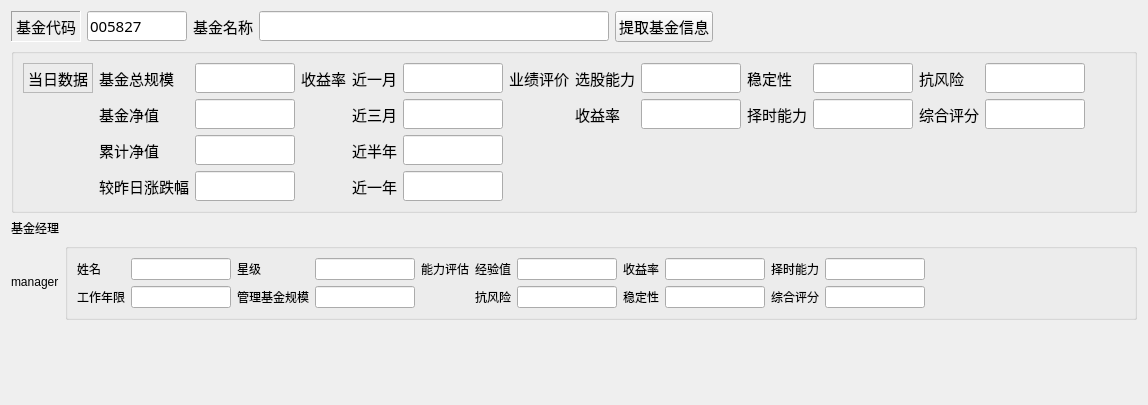
              <widget class="QWidget" name="tab_7">
               <attribute name="title">
                <string>基本信息</string>
               </attribute>
               <layout class="QVBoxLayout" name="verticalLayout_7">
                <item>
                 <layout class="QHBoxLayout" name="horizontalLayout_3">
                  <item>
                   <widget class="QLabel" name="label_17">
                    <property name="font">
                     <font>
                      <family>KaiTi</family>
                      <pointsize>11</pointsize>
                     </font>
                    </property>
                    <property name="frameShape">
                     <enum>QFrame::Panel</enum>
                    </property>
                    <property name="frameShadow">
                     <enum>QFrame::Sunken</enum>
                    </property>
                    <property name="text">
                     <string>基金代码</string>
                    </property>
                   </widget>
                  </item>
                  <item>
                   <widget class="QLineEdit" name="lineEdit_fund_code">
                    <property name="maximumSize">
                     <size>
                      <width>100</width>
                      <height>16777215</height>
                     </size>
                    </property>
                    <property name="font">
                     <font>
                      <family>KaiTi</family>
                      <pointsize>11</pointsize>
                     </font>
                    </property>
                    <property name="text">
                     <string>005827</string>
                    </property>
                   </widget>
                  </item>
                  <item>
                   <widget class="QLabel" name="label_26">
                    <property name="font">
                     <font>
                      <family>KaiTi</family>
                      <pointsize>11</pointsize>
                     </font>
                    </property>
                    <property name="text">
                     <string>基金名称</string>
                    </property>
                   </widget>
                  </item>
                  <item>
                   <widget class="QLineEdit" name="lineEdit_fund_name">
                    <property name="maximumSize">
                     <size>
                      <width>350</width>
                      <height>16777215</height>
                     </size>
                    </property>
                    <property name="font">
                     <font>
                      <family>KaiTi</family>
                      <pointsize>11</pointsize>
                     </font>
                    </property>
                   </widget>
                  </item>
                  <item>
                   <widget class="QPushButton" name="pushButton_extract_3">
                    <property name="font">
                     <font>
                      <family>KaiTi</family>
                      <pointsize>11</pointsize>
                     </font>
                    </property>
                    <property name="text">
                     <string>提取基金信息</string>
                    </property>
                   </widget>
                  </item>
                  <item>
                   <spacer name="horizontalSpacer_2">
                    <property name="font">
                     <font>
                      <family>KaiTi</family>
                      <pointsize>11</pointsize>
                     </font>
                    </property>
                    <property name="orientation">
                     <enum>Qt::Horizontal</enum>
                    </property>
                    <property name="sizeHint" stdset="0">
                     <size>
                      <width>40</width>
                      <height>20</height>
                     </size>
                    </property>
                   </spacer>
                  </item>
                 </layout>
                </item>
                <item>
                 <widget class="QGroupBox" name="groupBox">
                  <layout class="QGridLayout" name="gridLayout">
                   <item row="1" column="8">
                    <widget class="QLineEdit" name="lineEdit_select_stock">
                     <property name="maximumSize">
                      <size>
                       <width>100</width>
                       <height>16777215</height>
                      </size>
                     </property>
                     <property name="font">
                      <font>
                       <family>KaiTi</family>
                       <pointsize>11</pointsize>
                      </font>
                     </property>
                    </widget>
                   </item>
                   <item row="2" column="7">
                    <widget class="QLabel" name="label_34">
                     <property name="font">
                      <font>
                       <family>KaiTi</family>
                       <pointsize>11</pointsize>
                      </font>
                     </property>
                     <property name="text">
                      <string>收益率</string>
                     </property>
                    </widget>
                   </item>
                   <item row="1" column="7">
                    <widget class="QLabel" name="label_39">
                     <property name="font">
                      <font>
                       <family>KaiTi</family>
                       <pointsize>11</pointsize>
                      </font>
                     </property>
                     <property name="text">
                      <string>选股能力</string>
                     </property>
                    </widget>
                   </item>
                   <item row="4" column="2">
                    <widget class="QLineEdit" name="lineEdit_fund_change">
                     <property name="maximumSize">
                      <size>
                       <width>100</width>
                       <height>16777215</height>
                      </size>
                     </property>
                     <property name="font">
                      <font>
                       <family>KaiTi</family>
                       <pointsize>11</pointsize>
                      </font>
                     </property>
                    </widget>
                   </item>
                   <item row="1" column="4">
                    <widget class="QLabel" name="label_29">
                     <property name="font">
                      <font>
                       <family>KaiTi</family>
                       <pointsize>11</pointsize>
                      </font>
                     </property>
                     <property name="text">
                      <string>近一月</string>
                     </property>
                    </widget>
                   </item>
                   <item row="2" column="5">
                    <widget class="QLineEdit" name="lineEdit_profit_three_month">
                     <property name="maximumSize">
                      <size>
                       <width>100</width>
                       <height>16777215</height>
                      </size>
                     </property>
                     <property name="font">
                      <font>
                       <family>KaiTi</family>
                       <pointsize>11</pointsize>
                      </font>
                     </property>
                    </widget>
                   </item>
                   <item row="1" column="0">
                    <widget class="QLabel" name="label_18">
                     <property name="font">
                      <font>
                       <family>KaiTi</family>
                       <pointsize>11</pointsize>
                      </font>
                     </property>
                     <property name="frameShape">
                      <enum>QFrame::StyledPanel</enum>
                     </property>
                     <property name="text">
                      <string>当日数据</string>
                     </property>
                    </widget>
                   </item>
                   <item row="3" column="4">
                    <widget class="QLabel" name="label_31">
                     <property name="font">
                      <font>
                       <family>KaiTi</family>
                       <pointsize>11</pointsize>
                      </font>
                     </property>
                     <property name="text">
                      <string>近半年</string>
                     </property>
                    </widget>
                   </item>
                   <item row="4" column="1">
                    <widget class="QLabel" name="label_21">
                     <property name="font">
                      <font>
                       <family>KaiTi</family>
                       <pointsize>11</pointsize>
                      </font>
                     </property>
                     <property name="text">
                      <string>较昨日涨跌幅</string>
                     </property>
                    </widget>
                   </item>
                   <item row="1" column="2">
                    <widget class="QLineEdit" name="lineEdit_fund_total">
                     <property name="maximumSize">
                      <size>
                       <width>100</width>
                       <height>16777215</height>
                      </size>
                     </property>
                     <property name="font">
                      <font>
                       <family>KaiTi</family>
                       <pointsize>11</pointsize>
                      </font>
                     </property>
                    </widget>
                   </item>
                   <item row="1" column="6">
                    <widget class="QLabel" name="label_33">
                     <property name="font">
                      <font>
                       <family>KaiTi</family>
                       <pointsize>11</pointsize>
                      </font>
                     </property>
                     <property name="text">
                      <string>业绩评价</string>
                     </property>
                    </widget>
                   </item>
                   <item row="3" column="2">
                    <widget class="QLineEdit" name="lineEdit_fund_accumulate_wealth">
                     <property name="maximumSize">
                      <size>
                       <width>100</width>
                       <height>16777215</height>
                      </size>
                     </property>
                     <property name="font">
                      <font>
                       <family>KaiTi</family>
                       <pointsize>11</pointsize>
                      </font>
                     </property>
                    </widget>
                   </item>
                   <item row="4" column="4">
                    <widget class="QLabel" name="label_32">
                     <property name="font">
                      <font>
                       <family>KaiTi</family>
                       <pointsize>11</pointsize>
                      </font>
                     </property>
                     <property name="text">
                      <string>近一年</string>
                     </property>
                    </widget>
                   </item>
                   <item row="1" column="9">
                    <widget class="QLabel" name="label_36">
                     <property name="font">
                      <font>
                       <family>KaiTi</family>
                       <pointsize>11</pointsize>
                      </font>
                     </property>
                     <property name="text">
                      <string>稳定性</string>
                     </property>
                    </widget>
                   </item>
                   <item row="1" column="3">
                    <widget class="QLabel" name="label_28">
                     <property name="font">
                      <font>
                       <family>KaiTi</family>
                       <pointsize>11</pointsize>
                      </font>
                     </property>
                     <property name="text">
                      <string>收益率</string>
                     </property>
                    </widget>
                   </item>
                   <item row="1" column="1">
                    <widget class="QLabel" name="label_22">
                     <property name="font">
                      <font>
                       <family>KaiTi</family>
                       <pointsize>11</pointsize>
                      </font>
                     </property>
                     <property name="text">
                      <string>基金总规模</string>
                     </property>
                    </widget>
                   </item>
                   <item row="2" column="8">
                    <widget class="QLineEdit" name="lineEdit_profit">
                     <property name="maximumSize">
                      <size>
                       <width>100</width>
                       <height>16777215</height>
                      </size>
                     </property>
                     <property name="font">
                      <font>
                       <family>KaiTi</family>
                       <pointsize>11</pointsize>
                      </font>
                     </property>
                    </widget>
                   </item>
                   <item row="3" column="5">
                    <widget class="QLineEdit" name="lineEdit_profit_half_year">
                     <property name="maximumSize">
                      <size>
                       <width>100</width>
                       <height>16777215</height>
                      </size>
                     </property>
                     <property name="font">
                      <font>
                       <family>KaiTi</family>
                       <pointsize>11</pointsize>
                      </font>
                     </property>
                    </widget>
                   </item>
                   <item row="2" column="10">
                    <widget class="QLineEdit" name="lineEdit_timing">
                     <property name="maximumSize">
                      <size>
                       <width>100</width>
                       <height>16777215</height>
                      </size>
                     </property>
                     <property name="font">
                      <font>
                       <family>KaiTi</family>
                       <pointsize>11</pointsize>
                      </font>
                     </property>
                    </widget>
                   </item>
                   <item row="2" column="1">
                    <widget class="QLabel" name="label_19">
                     <property name="font">
                      <font>
                       <family>KaiTi</family>
                       <pointsize>11</pointsize>
                      </font>
                     </property>
                     <property name="text">
                      <string>基金净值</string>
                     </property>
                    </widget>
                   </item>
                   <item row="2" column="4">
                    <widget class="QLabel" name="label_30">
                     <property name="font">
                      <font>
                       <family>KaiTi</family>
                       <pointsize>11</pointsize>
                      </font>
                     </property>
                     <property name="text">
                      <string>近三月</string>
                     </property>
                    </widget>
                   </item>
                   <item row="2" column="9">
                    <widget class="QLabel" name="label_37">
                     <property name="font">
                      <font>
                       <family>KaiTi</family>
                       <pointsize>11</pointsize>
                      </font>
                     </property>
                     <property name="text">
                      <string>择时能力</string>
                     </property>
                    </widget>
                   </item>
                   <item row="1" column="5">
                    <widget class="QLineEdit" name="lineEdit_profit_one_month">
                     <property name="maximumSize">
                      <size>
                       <width>100</width>
                       <height>16777215</height>
                      </size>
                     </property>
                     <property name="font">
                      <font>
                       <family>KaiTi</family>
                       <pointsize>11</pointsize>
                      </font>
                     </property>
                    </widget>
                   </item>
                   <item row="2" column="13">
                    <spacer name="horizontalSpacer_3">
                     <property name="font">
                      <font>
                       <family>KaiTi</family>
                       <pointsize>11</pointsize>
                      </font>
                     </property>
                     <property name="orientation">
                      <enum>Qt::Horizontal</enum>
                     </property>
                     <property name="sizeHint" stdset="0">
                      <size>
                       <width>40</width>
                       <height>20</height>
                      </size>
                     </property>
                    </spacer>
                   </item>
                   <item row="4" column="5">
                    <widget class="QLineEdit" name="lineEdit_profit_one_year">
                     <property name="maximumSize">
                      <size>
                       <width>100</width>
                       <height>16777215</height>
                      </size>
                     </property>
                     <property name="font">
                      <font>
                       <family>KaiTi</family>
                       <pointsize>11</pointsize>
                      </font>
                     </property>
                    </widget>
                   </item>
                   <item row="3" column="1">
                    <widget class="QLabel" name="label_20">
                     <property name="font">
                      <font>
                       <family>KaiTi</family>
                       <pointsize>11</pointsize>
                      </font>
                     </property>
                     <property name="text">
                      <string>累计净值</string>
                     </property>
                    </widget>
                   </item>
                   <item row="1" column="10">
                    <widget class="QLineEdit" name="lineEdit_stability">
                     <property name="maximumSize">
                      <size>
                       <width>100</width>
                       <height>16777215</height>
                      </size>
                     </property>
                     <property name="font">
                      <font>
                       <family>KaiTi</family>
                       <pointsize>11</pointsize>
                      </font>
                     </property>
                    </widget>
                   </item>
                   <item row="2" column="2">
                    <widget class="QLineEdit" name="lineEdit_fund_net_wealth">
                     <property name="maximumSize">
                      <size>
                       <width>100</width>
                       <height>16777215</height>
                      </size>
                     </property>
                     <property name="font">
                      <font>
                       <family>KaiTi</family>
                       <pointsize>11</pointsize>
                      </font>
                     </property>
                    </widget>
                   </item>
                   <item row="1" column="11">
                    <widget class="QLabel" name="label_35">
                     <property name="font">
                      <font>
                       <family>KaiTi</family>
                       <pointsize>11</pointsize>
                      </font>
                     </property>
                     <property name="text">
                      <string>抗风险</string>
                     </property>
                    </widget>
                   </item>
                   <item row="1" column="12">
                    <widget class="QLineEdit" name="lineEdit_risk_resistance">
                     <property name="maximumSize">
                      <size>
                       <width>100</width>
                       <height>16777215</height>
                      </size>
                     </property>
                     <property name="font">
                      <font>
                       <family>KaiTi</family>
                       <pointsize>11</pointsize>
                      </font>
                     </property>
                    </widget>
                   </item>
                   <item row="2" column="11">
                    <widget class="QLabel" name="label_38">
                     <property name="font">
                      <font>
                       <family>KaiTi</family>
                       <pointsize>11</pointsize>
                      </font>
                     </property>
                     <property name="text">
                      <string>综合评分</string>
                     </property>
                    </widget>
                   </item>
                   <item row="2" column="12">
                    <widget class="QLineEdit" name="lineEdit_avg">
                     <property name="maximumSize">
                      <size>
                       <width>100</width>
                       <height>16777215</height>
                      </size>
                     </property>
                     <property name="font">
                      <font>
                       <family>KaiTi</family>
                       <pointsize>11</pointsize>
                      </font>
                     </property>
                    </widget>
                   </item>
                  </layout>
                 </widget>
                </item>
                <item>
                 <widget class="QLabel" name="label_27">
                  <property name="text">
                   <string>基金经理</string>
                  </property>
                 </widget>
                </item>
                <item>
                 <layout class="QHBoxLayout" name="horizontalLayout_7">
                  <item>
                   <layout class="QVBoxLayout" name="verticalLayout_4">
                    <item>
                     <widget class="QLabel" name="label_manager">
                      <property name="sizePolicy">
                       <sizepolicy hsizetype="Fixed" vsizetype="Fixed">
                        <horstretch>0</horstretch>
                        <verstretch>0</verstretch>
                       </sizepolicy>
                      </property>
                      <property name="minimumSize">
                       <size>
                        <width>0</width>
                        <height>0</height>
                       </size>
                      </property>
                      <property name="maximumSize">
                       <size>
                        <width>100</width>
                        <height>100</height>
                       </size>
                      </property>
                      <property name="text">
                       <string>manager</string>
                      </property>
                     </widget>
                    </item>
                   </layout>
                  </item>
                  <item>
                   <widget class="QGroupBox" name="groupBox">
                    <layout class="QGridLayout" name="gridLayout_2">
                     <item row="0" column="6">
                      <widget class="QLineEdit" name="lineEdit_fund_manager_experience">
                       <property name="maximumSize">
                        <size>
                         <width>100</width>
                         <height>16777215</height>
                        </size>
                       </property>
                      </widget>
                     </item>
                     <item row="0" column="5">
                      <widget class="QLabel" name="label_45">
                       <property name="text">
                        <string>经验值</string>
                       </property>
                      </widget>
                     </item>
                     <item row="1" column="5">
                      <widget class="QLabel" name="label_46">
                       <property name="text">
                        <string>抗风险</string>
                       </property>
                      </widget>
                     </item>
                     <item row="1" column="8">
                      <widget class="QLineEdit" name="lineEdit_fund_manager_stability">
                       <property name="maximumSize">
                        <size>
                         <width>100</width>
                         <height>16777215</height>
                        </size>
                       </property>
                      </widget>
                     </item>
                     <item row="1" column="6">
                      <widget class="QLineEdit" name="lineEdit_fund_manager_risk_resistance">
                       <property name="maximumSize">
                        <size>
                         <width>100</width>
                         <height>16777215</height>
                        </size>
                       </property>
                      </widget>
                     </item>
                     <item row="0" column="7">
                      <widget class="QLabel" name="label_47">
                       <property name="text">
                        <string>收益率</string>
                       </property>
                      </widget>
                     </item>
                     <item row="1" column="7">
                      <widget class="QLabel" name="label_48">
                       <property name="text">
                        <string>稳定性</string>
                       </property>
                      </widget>
                     </item>
                     <item row="0" column="9">
                      <widget class="QLabel" name="label_49">
                       <property name="text">
                        <string>择时能力</string>
                       </property>
                      </widget>
                     </item>
                     <item row="0" column="8">
                      <widget class="QLineEdit" name="lineEdit_fund_manager_profit">
                       <property name="maximumSize">
                        <size>
                         <width>100</width>
                         <height>16777215</height>
                        </size>
                       </property>
                      </widget>
                     </item>
                     <item row="1" column="9">
                      <widget class="QLabel" name="label_50">
                       <property name="text">
                        <string>综合评分</string>
                       </property>
                      </widget>
                     </item>
                     <item row="0" column="0">
                      <widget class="QLabel" name="label_40">
                       <property name="text">
                        <string>姓名</string>
                       </property>
                      </widget>
                     </item>
                     <item row="0" column="1">
                      <widget class="QLineEdit" name="lineEdit_fund_manager_name">
                       <property name="maximumSize">
                        <size>
                         <width>100</width>
                         <height>16777215</height>
                        </size>
                       </property>
                      </widget>
                     </item>
                     <item row="0" column="2">
                      <widget class="QLabel" name="label_41">
                       <property name="text">
                        <string>星级</string>
                       </property>
                      </widget>
                     </item>
                     <item row="0" column="4">
                      <widget class="QLabel" name="label_44">
                       <property name="text">
                        <string>能力评估</string>
                       </property>
                      </widget>
                     </item>
                     <item row="1" column="0">
                      <widget class="QLabel" name="label_42">
                       <property name="text">
                        <string>工作年限</string>
                       </property>
                      </widget>
                     </item>
                     <item row="1" column="2">
                      <widget class="QLabel" name="label_43">
                       <property name="text">
                        <string>管理基金规模</string>
                       </property>
                      </widget>
                     </item>
                     <item row="1" column="1">
                      <widget class="QLineEdit" name="lineEdit_fund_manager_work_years">
                       <property name="maximumSize">
                        <size>
                         <width>100</width>
                         <height>16777215</height>
                        </size>
                       </property>
                      </widget>
                     </item>
                     <item row="1" column="3">
                      <widget class="QLineEdit" name="lineEdit_fund_manager_fund_size">
                       <property name="maximumSize">
                        <size>
                         <width>100</width>
                         <height>16777215</height>
                        </size>
                       </property>
                      </widget>
                     </item>
                     <item row="0" column="3">
                      <widget class="QLineEdit" name="lineEdit_fund_manager_star">
                       <property name="maximumSize">
                        <size>
                         <width>100</width>
                         <height>16777215</height>
                        </size>
                       </property>
                      </widget>
                     </item>
                     <item row="1" column="10">
                      <widget class="QLineEdit" name="lineEdit_fund_manager_average">
                       <property name="maximumSize">
                        <size>
                         <width>100</width>
                         <height>16777215</height>
                        </size>
                       </property>
                      </widget>
                     </item>
                     <item row="0" column="10">
                      <widget class="QLineEdit" name="lineEdit_fund_manager_timing">
                       <property name="maximumSize">
                        <size>
                         <width>100</width>
                         <height>16777215</height>
                        </size>
                       </property>
                      </widget>
                     </item>
                     <item row="0" column="11">
                      <spacer name="horizontalSpacer_5">
                       <property name="orientation">
                        <enum>Qt::Horizontal</enum>
                       </property>
                       <property name="sizeHint" stdset="0">
                        <size>
                         <width>40</width>
                         <height>20</height>
                        </size>
                       </property>
                      </spacer>
                     </item>
                    </layout>
                   </widget>
                  </item>
                 </layout>
                </item>
                <item>
                 <spacer name="verticalSpacer">
                  <property name="orientation">
                   <enum>Qt::Vertical</enum>
                  </property>
                  <property name="sizeHint" stdset="0">
                   <size>
                    <width>20</width>
                    <height>74</height>
                   </size>
                  </property>
                 </spacer>
                </item>
               </layout>
              </widget>
